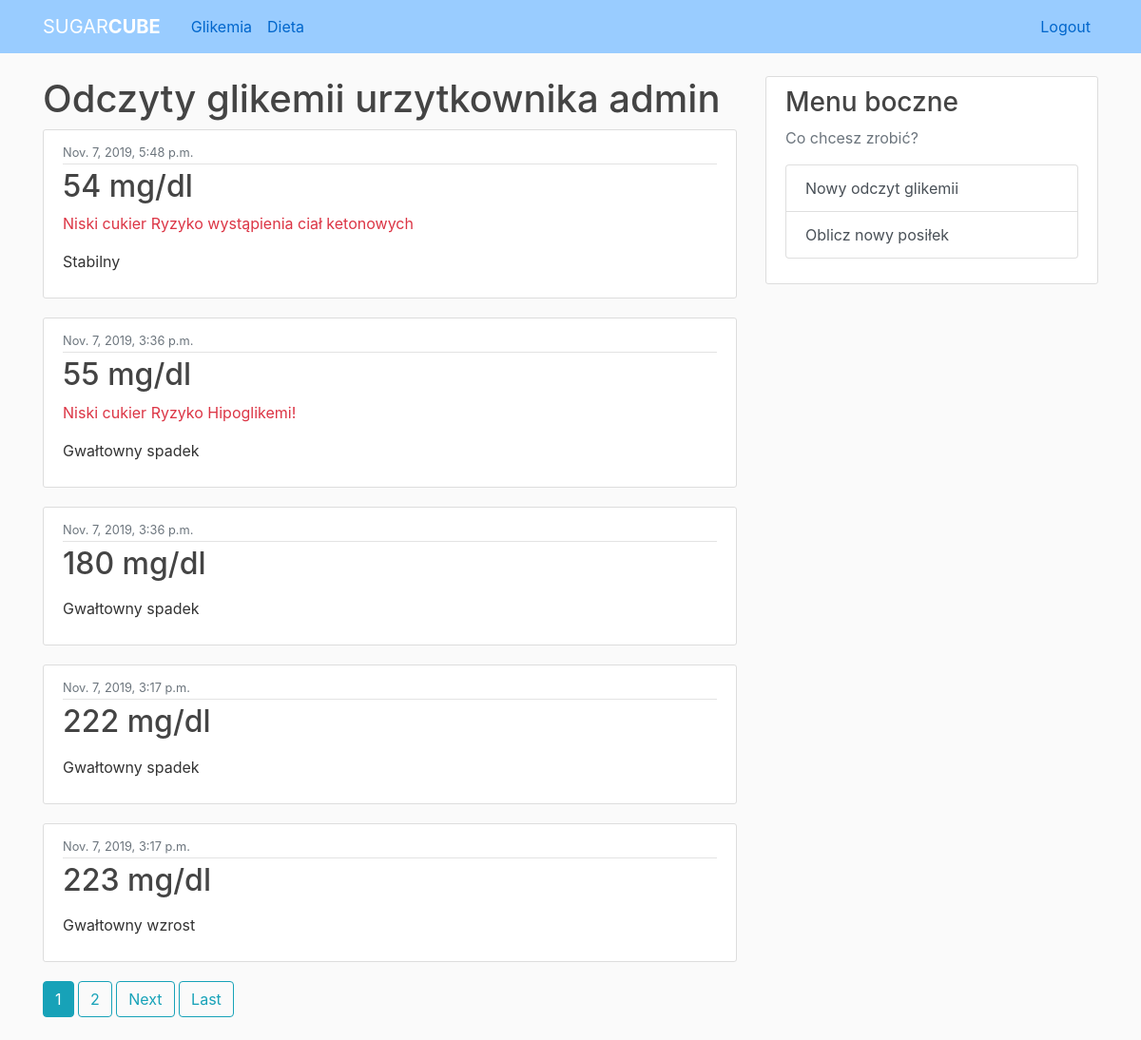
Screenshot of / (signed in) with the database file from the repository.
### sugar/models.py (models this page shows, shortened)
class SugarLevel(models.Model):
    time = models.DateTimeField(auto_now=True)
    sugarlevel = models.PositiveSmallIntegerField()
    owner = models.ForeignKey(User, on_delete=models.CASCADE, null=True)
    warning = models.CharField(max_length=100)
    trend = models.CharField(max_length=50)
    class Meta:
        get_latest_by = "date"

### sugar/views.py (the view)
# urls.py: path('', SugarListView.as_view(), name='sugar-home'),
class SugarListView(ListView):
    model = SugarLevel
    template_name= 'sugar/home.html'
    context_object_name = 'sugars'
    ordering = ['-time']
    paginate_by = 5

### sugar/templates/sugar/home.html (shortened to what this page needs)
{% extends "sugar/base.html" %}
{% block content %}
  {% if user.is_authenticated %}
  <h1><a class="article-title">Odczyty glikemii urzytkownika {{ user.username }}</a></h1>
    {% for item in sugars %}
        <article class="media content-section">
          <div class="media-body">
            <div class="article-metadata">
              <small class="text-muted">{{ item.time }}</small>
            </div>
            <h2><a class="article-title" href="#">{{ item.sugarlevel }} mg/dl</a></h2>
            <p class="text-danger">{{ item.warning }}</p>
            <p class="article-content">{{ item.trend }}</p>
          </div>
        </article>
    {% endfor %}
    {% if is_paginated %}
     {% for num in page_obj.paginator.page_range %}
       {% if page_obj.number == num %}
         <a class="btn btn-info mb-4" href="?page={{ num }}">{{ num }}</a>
       {% elif num > page_obj.number|add:'-3' and num < page_obj.number|add:'3' %}
         <a class="btn btn-outline-info mb-4" href="?page={{ num }}">{{ num }}</a>
       {% endif %}
     {% endfor %}
     {% if page_obj.has_next %}
       <a class="btn btn-outline-info mb-4" href="?page={{ page_obj.next_page_number }}">Next</a>
       <a class="btn btn-outline-info mb-4" href="?page={{ page_obj.paginator.num_pages }}">Last</a>
     {% endif %}
   {% endif %}
  {% endif %}
{% endblock content %}

### sugar/static/sugar/main.css (style rules this page uses)
body { background: #fafafa; color: #333333; margin-top: 5rem; }
h1, h2, h3, h4, h5, h6 { color: #444444; }
.content-section { background: #ffffff; padding: 10px 20px; border: 1px solid #dddddd; border-radius: 3px; margin-bottom: 20px; }
.article-title { color: #444444; }
.article-content { white-space: pre-line; }
.article-metadata { padding-bottom: 1px; margin-bottom: 4px; border-bottom: 1px solid #e3e3e3 }

### rows the page displays
SugarLevel: time "Nov. 7, 2019, 5:48 p.m.", sugarlevel "54", warning "Niski cukier Ryzyko wystąpienia ciał ketonowych", trend "Stabilny"
SugarLevel: time "Nov. 7, 2019, 3:36 p.m.", sugarlevel "55", warning "Niski cukier Ryzyko Hipoglikemi!", trend "Gwałtowny spadek"
SugarLevel: time "Nov. 7, 2019, 3:36 p.m.", sugarlevel "180", trend "Gwałtowny spadek"
SugarLevel: time "Nov. 7, 2019, 3:17 p.m.", sugarlevel "222", trend "Gwałtowny spadek"
SugarLevel: time "Nov. 7, 2019, 3:17 p.m.", sugarlevel "223", trend "Gwałtowny wzrost"

### other values shown
{{ user.username }} "admin"
{{ num }} "1"
{{ num }} "2"
